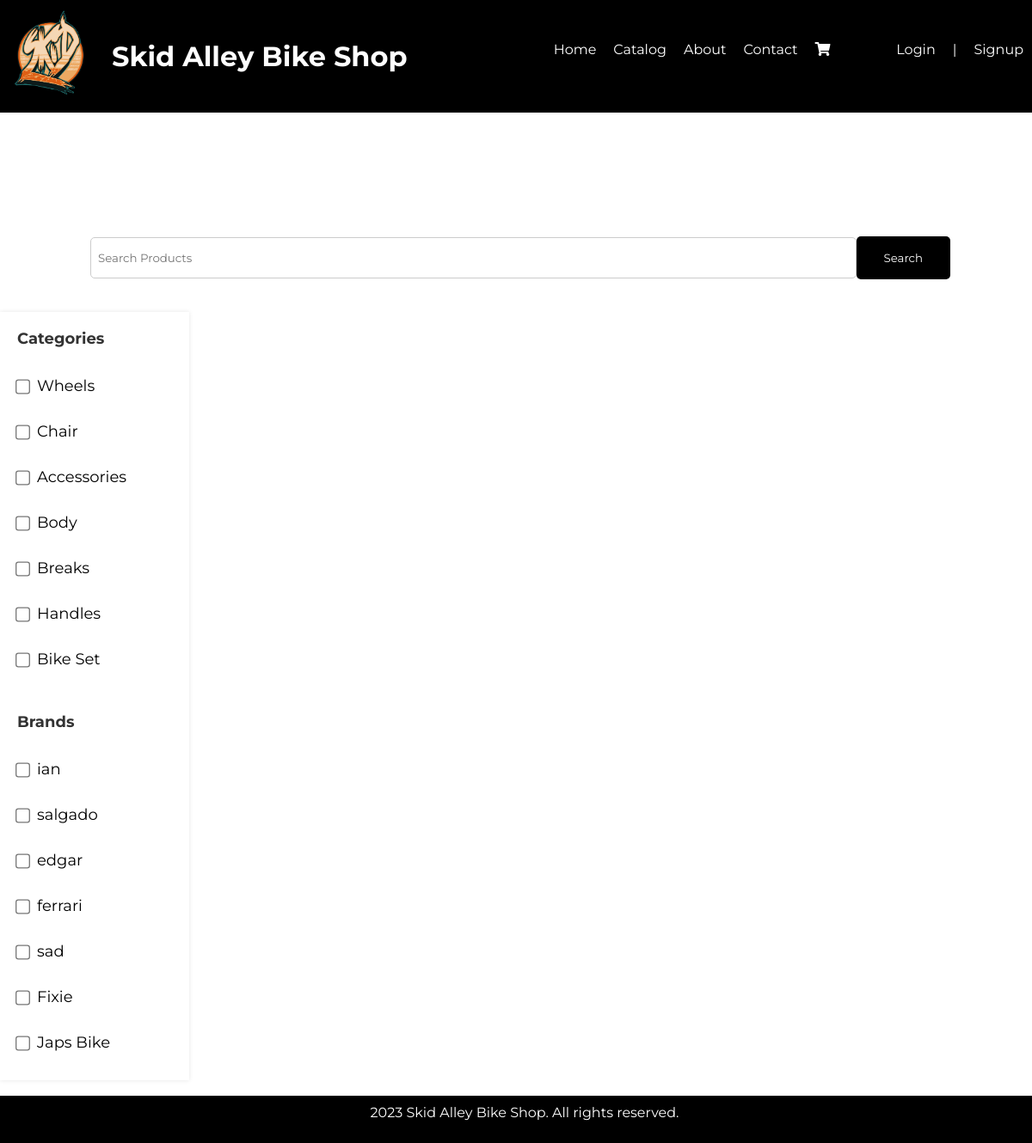
Page /product-search.php on the committed database.
### tables this page shows
CREATE TABLE `content_management_logo` (
  `id` int(11) NOT NULL,
  `logo` text NOT NULL
);

CREATE TABLE `categories` (
  `id` int(30) NOT NULL,
  `category` varchar(250) NOT NULL,
  `description` varchar(250) NOT NULL,
  `status` tinyint(1) NOT NULL DEFAULT 1,
  `delete_flag` tinyint(1) NOT NULL
);

CREATE TABLE `brand_list` (
  `id` int(10) UNSIGNED NOT NULL,
  `name` varchar(50) NOT NULL,
  `image_path` text NOT NULL,
  `delete_flag` tinyint(1) NOT NULL,
  `status` tinyint(1) NOT NULL
);

### product-search.php (the view, shortened to what this page needs)
<?php include('partials-front/menu.php'); ?>
<br>
<div class="searchsection">
    <form action="<?php echo SITEURL; ?>product-search.php" method="GET">
        <input id="searchbar" type="text" name="search" placeholder="Search Products" value="<?php echo isset($_GET['search']) ? $_GET['search'] : ''; ?>">
        <button type="submit" id="searchbutton">Search</button>
    </form>
</div>
    <br><br>
<div class="sidebar">
    <h2>Categories</h2>
    <ul>
        <?php
        $categorySql = "SELECT * FROM categories WHERE status = '1'";
        $categoryRes = mysqli_query($conn, $categorySql);
        while ($categoryRow = mysqli_fetch_assoc($categoryRes))
        {
            $categoryId = $categoryRow['id'];
            $categoryName = $categoryRow['category'];
            ?>
            <li>
                <label>
                <input type="checkbox" class="checkbox-category" name="category[]" value="<?php echo $categoryId; ?>">
                <span class="checkbox-text"><?php echo $categoryName ?></span>
                </label>
            </li>
            <?php
        }
        ?>
    </ul>
    <br><br>
    <h2>Brands</h2>
    <ul>
        <?php
        $brandSql = "SELECT * FROM brand_list WHERE status = '1'";
        $brandRes = mysqli_query($conn, $brandSql);
        while ($brandRow = mysqli_fetch_assoc($brandRes))
         {
            $brandId = $brandRow['id'];
            $brandName = $brandRow['name'];
            ?>
            <li>
                <label>
                    <input type="checkbox" class="checkbox-brand" name="brand[]" value="<?php echo $brandId; ?>">
                    <span class="checkbox-text"><?php echo $brandName ?></span>
                </label>
            </a></li>
            <?php
        }
        ?>
    </ul>
</div>
<div class="bikelist-container clearfix">
    <br><br>
    <br><br><br><br><br><br><br><br><br><br><br><br><br><br><br><br><br><br><br><br><br><br><br><br><br><br><br><br><br><br><br><br><br><br><br><br><br><br><br><br><br><br><br><br><br><br>
</div>
<?php include('partials-front/footer.php'); ?>

### partials-front/menu.php (shortened to what this page needs)
<?php include('config/constants.php'); ?>
<!DOCTYPE html>
<html lang="en">
<head>
    <link rel="stylesheet" href="style.css">
    <link href="https://cdnjs.cloudflare.com/ajax/libs/font-awesome/5.15.4/css/all.min.css" rel="stylesheet">
</head>
<body>
    <div class="header">
        <?php
        $sql = "SELECT * FROM content_management_logo";
        $res = mysqli_query($conn, $sql);
        $count = mysqli_num_rows($res);
        if ($count > 0) {
            while ($row = mysqli_fetch_assoc($res)) {
                $logo = $row['logo'];
                ?>
                <div class="skidalley">
                <a href="<?php echo SITEURL; ?>index.php">  <?php
                            if ($logo == "")
                            {
                                echo "<div class='error'>Image not Added.</div>";
                            } else {
                                ?>
                                <img src="<?php echo SITEURL; ?>images/logo/<?php echo $logo; ?>"
                                     width="100px">
                                <?php
                            }
                            ?>
                            </img> </a>
                <a href="<?php echo SITEURL; ?>index.php"> <h1 id="name"> Skid Alley Bike Shop </h1> </a>
                </div>
             <?php
            }
        }
        else
        {
            echo  "<td colspan='4'><div class='error'>No Logo Added.</div></td>";
        }
      ?>
        <div class="navbar">
            <a href="<?php echo SITEURL; ?>home.php"> <p> Home </p> </a>
            <a href="<?php echo SITEURL; ?>index.php"> <p> Catalog </p> </a>
            <a href="<?php echo SITEURL; ?>about.php"> <p> About </p> </a>
            <a href="<?php echo SITEURL; ?>contact.php"> <p> Contact </p> </a>
            <a href="<?php echo SITEURL; ?>cart.php" class="cart-link">
                <i class="fas fa-shopping-cart"></i>
</a>
        </div>
        <div class="logsign">
        <?php
        if (isset($_SESSION['userLoggedIn']) && $_SESSION['userLoggedIn'] === true) {
            $username = $_SESSION['username'];
            $userId = $_SESSION['client_id'];
        ?>
            <div class="notifications">
            <a href="<?php echo SITEURL; ?>notifications.php">
                <p>Notifications</p>
                <?php
                if (isset($_SESSION['userLoggedIn'])) {
                    $notificationCount = getNotificationCount($userId);
                    if ($notificationCount > 0) {
                        echo '<span class="cart-count">' . $notificationCount . '</span>';
                    }
                }
                ?>
            </a>
        </div>
            <div class="user-container">
                <p id="username"><?php echo $username; ?></p>
                <div class="logout-dropdown">
                    <a href="<?php echo SITEURL; ?>orderstatus.php">My Order Status</a>
                    <a href="<?php echo SITEURL; ?>logout.php">Logout</a>
                </div>
            </div>
        <?php
        }
        else
        {
        ?>
            <a href="<?php echo SITEURL; ?>login.php"><p>Login</p></a>
            <p>|</p>
            <a href="<?php echo SITEURL; ?>signup.php"><p>Signup</p></a>
        <?php
        }
        ?>
        </div>
    </div>
</body>

### style.css (style rules this page uses)
* { padding: 0px; margin: 0px; font-family: 'Montserrat', sans-serif;; }
a { text-decoration: none; color: white; }
.header { align-items: center; align-content: center; padding: 10px; color: white; display: flex; background-color: black; position: relative; width: 100%; }
.skidalley { display: flex; align-items: center; gap: 20px; }
.navbar { display: flex; gap: 20px; margin-left: 170px; color: black; }
.navbar a { color: white; }
#name { color: white; }
.logsign { display: flex; margin-left: auto; gap: 10px; margin-right: 10px; }
.logsign p { margin-right: 10px; }
.searchsection { display: flex; text-align: center; align-items: center; padding-top: 125px; padding-left: 10px; color: black; gap: 10px; }
#searchbar { margin: 0; }
.bikelist-container { display: grid; grid-template-columns: repeat(3, 1fr); gap: 20px; }
input { height: 30px; margin-top: 15px; padding-left: 10px; }
.searchsection { display: flex; justify-content: center; align-items: center; }
.searchsection form { display: flex; align-items: center; max-width: 1000px; width: 100%; }
#searchbar { flex: 1; padding: 8px; border: 1px solid #ccc; border-radius: 5px; }
#searchbutton { background-color: black; color: white; border: none; border-radius: 5px; padding: 17px 32px; cursor: pointer; transition: background-color 0.3s ease; }
.clearfix::after { content: ""; clear: both; display: table; }
.sidebar { float: left; width: 15%; padding: 20px; background-color: white; box-shadow: 0 0 5px rgba(0, 0, 0, 0.1); }
.sidebar h2 { font-size: 18px; margin-bottom: 15px; color: #333; }
.sidebar ul { list-style: none; padding: 0; margin: 0; }
.sidebar li { margin-bottom: 8px; }
.sidebar label { display: flex; align-items: center; }
.sidebar input[type="checkbox"] { margin-right: 10px; vertical-align: middle; transform: scale(1.3); }
.sidebar .checkbox-text { display: inline-block; vertical-align: middle; padding-right: 10px; font-size: 18px; margin-top: 13px }
p { margin-top: 0; margin-bottom: 1rem; }

### partials-front/menu.php (style rules this page uses)
.cart-link { position: relative; display: inline-block; }

### rows in the picture
content_management_logo: logo (picture)
categories: category "Wheels"
categories: category "Chair"
categories: category "Accessories"
categories: category "Body"
categories: category "Breaks"
categories: category "Handles"
categories: category "Bike Set"
brand_list: name "ian"
brand_list: name "salgado"
brand_list: name "edgar"
brand_list: name "ferrari"
brand_list: name "sad"
brand_list: name "Fixie"
brand_list: name "Japs Bike"
